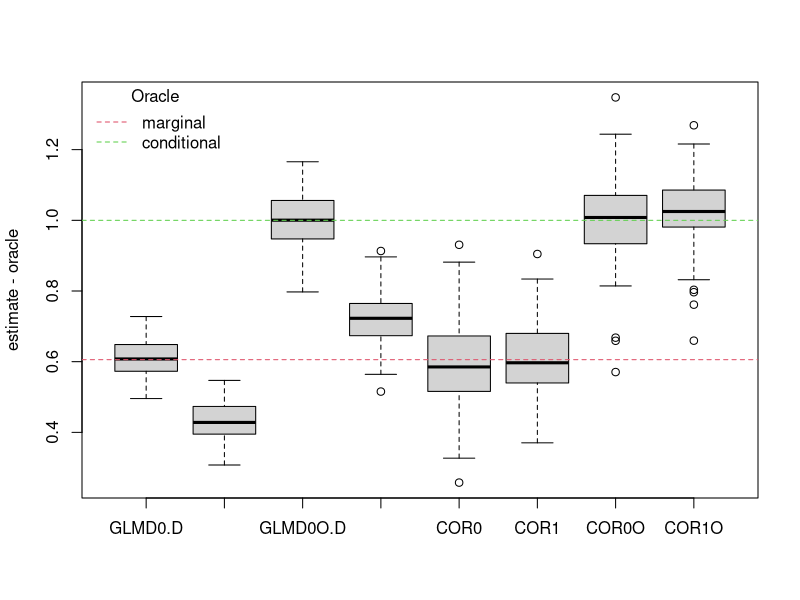

R code for this plot:
# Demo: Non-separable logistic regression
# LK 03/2023

set.seed(2)

library("coin")

# FUNs --------------------------------------------------------------------

gen_dat <- function(n = 5e3, parmD = 0, parmY = c(-0.5, 1), discreteD = TRUE,
                    discreteE = TRUE, normalHDE = FALSE, conditional = FALSE,
                    discreteH = FALSE) {
  O <- runif(n, min = -3, max = 3)
  E <- if (discreteE) sample(c(-1, 1), n, TRUE) else rnorm(n)
  H <- if (discreteH) sample(c(-1, 1), n, TRUE) else if (normalHDE) rnorm(n)
  else rt(n, df = 5) / 2
  ND <- if (normalHDE) rnorm(n) else rlogis(n)
  NY <- if (normalHDE) rnorm(n) else rlogis(n)
  gD <- parmD * H + ND
  gY <- H + NY

  g2u <- if (normalHDE) \(...) {\(g) pnorm(g, sd = sqrt(2))} else \(g) ecdf(g)
  UD <- g2u(gD)(gD)
  UY <- g2u(gY)(gY)
  D <- if (discreteD) {
    if (conditional) as.numeric(plogis(E + parmD * H) <= ND)
    else as.numeric(plogis(E) <= UD)
  } else {
    pnorm(UD, mean = parmD + E)
  }
  Y <- if (conditional) as.numeric(parmY[1] + D * parmY[2] + H >= NY)
  else as.numeric(plogis(parmY[1] + D * parmY[2] + O) >= UY)
  data.frame(Y = Y, D = D, E = E, H = H, O = O)
}

ind_obj <- \(b, Y, X, E, tstat = "quadratic", trafo = identity) {
  R <- (Y - plogis(X %*% b))
  trafo(statistic(independence_test(R ~ E, teststat = tstat)))
}

cor_obj <- \(b, Y, X, E) {
  R <- (Y - plogis(X %*% b))
  sum(fitted(lm(R ~ E))^2)
}

# Run ---------------------------------------------------------------------

pY1D1 <- integrate(\(o) plogis(0.5 + o) * dunif(o, min = -3, max = 3), lower = -10, upper = 10)$value
pY1D0 <- integrate(\(o) plogis(-0.5 + o) * dunif(o, min = -3, max = 3), lower = -10, upper = 10)$value
oracle <- log((pY1D1 * (1 - pY1D0)) / ((1 - pY1D1) * pY1D0))

cres <- replicate(1e2, {
  d0 <- gen_dat(parmD = 0)
  d1 <- gen_dat(parmD = 1)
  c(
    GLMD0 = coef(glm(Y ~ D, data = d0, family = "binomial"))[2],
    GLMD1 = coef(glm(Y ~ D, data = d1, family = "binomial"))[2],
    GLMD0O = coef(glm(Y ~ D + O, data = d0, family = "binomial"))[2],
    GLMD1O = coef(glm(Y ~ D + O, data = d1, family = "binomial"))[2],
    COR0 = optim(c(-0.5, 1), cor_obj, Y = d0$Y, X = cbind(1, d0$D), E = d0$E)$par[2],
    COR1 = optim(c(-0.5, 1), cor_obj, Y = d1$Y, X = cbind(1, d1$D), E = d1$E)$par[2],
    COR0O = optim(c(-0.5, 1, 1), cor_obj, Y = d0$Y, X = cbind(1, d0$D, d0$O), E = d0$E)$par[2],
    COR1O = optim(c(-0.5, 1, 1), cor_obj, Y = d1$Y, X = cbind(1, d1$D, d1$O), E = d1$E)$par[2]
  )
})

boxplot(t(cres), ylab = "estimate - oracle")
abline(h = oracle, col = 2, lty = 2)
abline(h = 1, col = 3, lty = 2)
legend("topleft", c("marginal", "conditional"), col = 2:3, title = "Oracle",
       lty = 2, bty = "n")

if (FALSE) {

  res <- replicate(5e1, {
    d0 <- gen_dat(parmD = 0)
    d1 <- gen_dat(parmD = 1)

    c(
      GLM1 = mean(coef(glm(Y ~ D, data = d1, family = "binomial")) - c(-0.5, 1)),
      GLM0 = mean(coef(glm(Y ~ D, data = d0, family = "binomial")) - c(-0.5, 1)),
      GLM1 = mean(coef(glm(Y ~ D + O, data = d1, family = "binomial")) - c(-0.5, 1, 1)),
      GLM0 = mean(coef(glm(Y ~ D + O, data = d0, family = "binomial")) - c(-0.5, 1, 1)),
      # ORC1 = mean(coef(glm(Y ~ D + H, data = d1, family = "binomial")) - c(-0.5, 1, 1)),
      # ORC0 = mean(coef(glm(Y ~ D + H, data = d0, family = "binomial")) - c(-0.5, 1, 1)),
      # IND1 = mean(optim(c(-0.5, 1), ind_obj, Y = d1$Y, X = cbind(1, d1$D), E = d1$E)$par - c(-0.5, 1)),
      # IND0 = mean(optim(c(-0.5, 1), ind_obj, Y = d0$Y, X = cbind(1, d0$D), E = d0$E)$par - c(-0.5, 1)),
      COR1 = mean(optim(c(-0.5, 1), cor_obj, Y = d1$Y, X = cbind(1, d1$D), E = d1$E)$par - c(-0.5, 1)),
      COR0 = mean(optim(c(-0.5, 1), cor_obj, Y = d0$Y, X = cbind(1, d0$D), E = d0$E)$par - c(-0.5, 1))
    )
  })

  boxplot(t(res), ylab = "bias")
  abline(h = 0, lty = 2, col = 2)

}
